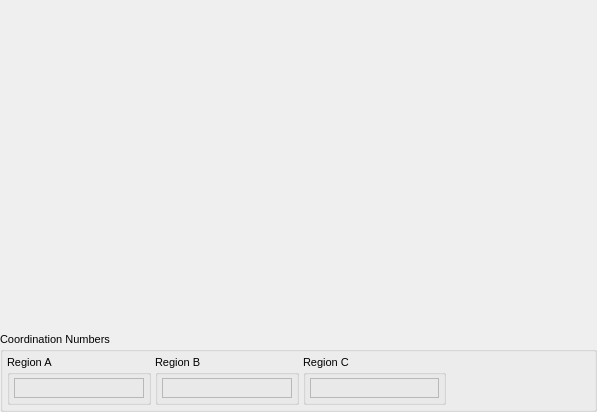
<?xml version="1.0" encoding="UTF-8"?>
<ui version="4.0">
 <class>SiteRDFModuleWidget</class>
 <widget class="QWidget" name="SiteRDFModuleWidget">
  <property name="geometry">
   <rect>
    <x>0</x>
    <y>0</y>
    <width>597</width>
    <height>412</height>
   </rect>
  </property>
  <property name="sizePolicy">
   <sizepolicy hsizetype="Expanding" vsizetype="Expanding">
    <horstretch>0</horstretch>
    <verstretch>0</verstretch>
   </sizepolicy>
  </property>
  <property name="font">
   <font>
    <pointsize>8</pointsize>
   </font>
  </property>
  <property name="windowTitle">
   <string>SiteRDF Controls</string>
  </property>
  <layout class="QVBoxLayout" name="verticalLayout">
   <property name="spacing">
    <number>0</number>
   </property>
   <property name="leftMargin">
    <number>0</number>
   </property>
   <property name="topMargin">
    <number>0</number>
   </property>
   <property name="rightMargin">
    <number>0</number>
   </property>
   <property name="bottomMargin">
    <number>0</number>
   </property>
   <item>
    <widget class="DataWidget" name="RDFPlotWidget" native="true">
     <property name="sizePolicy">
      <sizepolicy hsizetype="Expanding" vsizetype="Expanding">
       <horstretch>0</horstretch>
       <verstretch>0</verstretch>
      </sizepolicy>
     </property>
    </widget>
   </item>
   <item>
    <widget class="QGroupBox" name="groupBox">
     <property name="title">
      <string>Coordination Numbers</string>
     </property>
     <layout class="QHBoxLayout" name="horizontalLayout">
      <property name="spacing">
       <number>4</number>
      </property>
      <property name="leftMargin">
       <number>4</number>
      </property>
      <property name="topMargin">
       <number>4</number>
      </property>
      <property name="rightMargin">
       <number>4</number>
      </property>
      <property name="bottomMargin">
       <number>4</number>
      </property>
      <item>
       <widget class="QGroupBox" name="RegionAGroup">
        <property name="sizePolicy">
         <sizepolicy hsizetype="Minimum" vsizetype="Minimum">
          <horstretch>0</horstretch>
          <verstretch>0</verstretch>
         </sizepolicy>
        </property>
        <property name="title">
         <string>Region A</string>
        </property>
        <property name="checkable">
         <bool>false</bool>
        </property>
        <layout class="QHBoxLayout" name="horizontalLayout_3">
         <property name="leftMargin">
          <number>4</number>
         </property>
         <property name="topMargin">
          <number>4</number>
         </property>
         <property name="rightMargin">
          <number>4</number>
         </property>
         <property name="bottomMargin">
          <number>4</number>
         </property>
         <item>
          <widget class="SampledDoubleLabel" name="RegionAResultFrame">
           <property name="sizePolicy">
            <sizepolicy hsizetype="Expanding" vsizetype="Minimum">
             <horstretch>0</horstretch>
             <verstretch>0</verstretch>
            </sizepolicy>
           </property>
           <property name="frameShape">
            <enum>QFrame::StyledPanel</enum>
           </property>
           <property name="frameShadow">
            <enum>QFrame::Raised</enum>
           </property>
          </widget>
         </item>
        </layout>
       </widget>
      </item>
      <item>
       <widget class="QGroupBox" name="RegionBGroup">
        <property name="sizePolicy">
         <sizepolicy hsizetype="Minimum" vsizetype="Minimum">
          <horstretch>0</horstretch>
          <verstretch>0</verstretch>
         </sizepolicy>
        </property>
        <property name="minimumSize">
         <size>
          <width>0</width>
          <height>50</height>
         </size>
        </property>
        <property name="title">
         <string>Region B</string>
        </property>
        <property name="checkable">
         <bool>false</bool>
        </property>
        <layout class="QHBoxLayout" name="horizontalLayout_4">
         <property name="leftMargin">
          <number>4</number>
         </property>
         <property name="topMargin">
          <number>4</number>
         </property>
         <property name="rightMargin">
          <number>4</number>
         </property>
         <property name="bottomMargin">
          <number>4</number>
         </property>
         <item>
          <widget class="SampledDoubleLabel" name="RegionBResultFrame">
           <property name="sizePolicy">
            <sizepolicy hsizetype="Expanding" vsizetype="Minimum">
             <horstretch>0</horstretch>
             <verstretch>0</verstretch>
            </sizepolicy>
           </property>
           <property name="frameShape">
            <enum>QFrame::StyledPanel</enum>
           </property>
           <property name="frameShadow">
            <enum>QFrame::Raised</enum>
           </property>
          </widget>
         </item>
        </layout>
       </widget>
      </item>
      <item>
       <widget class="QGroupBox" name="RegionCGroup">
        <property name="sizePolicy">
         <sizepolicy hsizetype="Minimum" vsizetype="Minimum">
          <horstretch>0</horstretch>
          <verstretch>0</verstretch>
         </sizepolicy>
        </property>
        <property name="title">
         <string>Region C</string>
        </property>
        <property name="checkable">
         <bool>false</bool>
        </property>
        <layout class="QHBoxLayout" name="horizontalLayout_2">
         <property name="leftMargin">
          <number>4</number>
         </property>
         <property name="topMargin">
          <number>4</number>
         </property>
         <property name="rightMargin">
          <number>4</number>
         </property>
         <property name="bottomMargin">
          <number>4</number>
         </property>
         <item>
          <widget class="SampledDoubleLabel" name="RegionCResultFrame">
           <property name="sizePolicy">
            <sizepolicy hsizetype="Expanding" vsizetype="Minimum">
             <horstretch>0</horstretch>
             <verstretch>0</verstretch>
            </sizepolicy>
           </property>
           <property name="frameShape">
            <enum>QFrame::StyledPanel</enum>
           </property>
           <property name="frameShadow">
            <enum>QFrame::Raised</enum>
           </property>
          </widget>
         </item>
        </layout>
       </widget>
      </item>
      <item>
       <spacer name="horizontalSpacer">
        <property name="orientation">
         <enum>Qt::Horizontal</enum>
        </property>
        <property name="sizeHint" stdset="0">
         <size>
          <width>140</width>
          <height>20</height>
         </size>
        </property>
       </spacer>
      </item>
     </layout>
    </widget>
   </item>
  </layout>
 </widget>
 <customwidgets>
  <customwidget>
   <class>SampledDoubleLabel</class>
   <extends>QFrame</extends>
   <header>gui/widgets/sampleddoublelabel.h</header>
   <container>1</container>
  </customwidget>
  <customwidget>
   <class>DataWidget</class>
   <extends>QWidget</extends>
   <header>gui/datawidget.h</header>
   <container>1</container>
  </customwidget>
 </customwidgets>
 <resources/>
 <connections/>
</ui>
